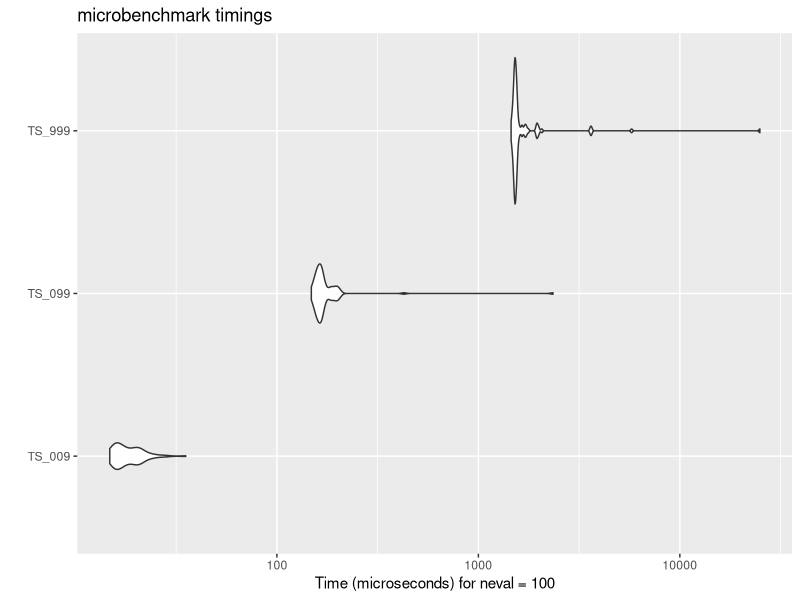
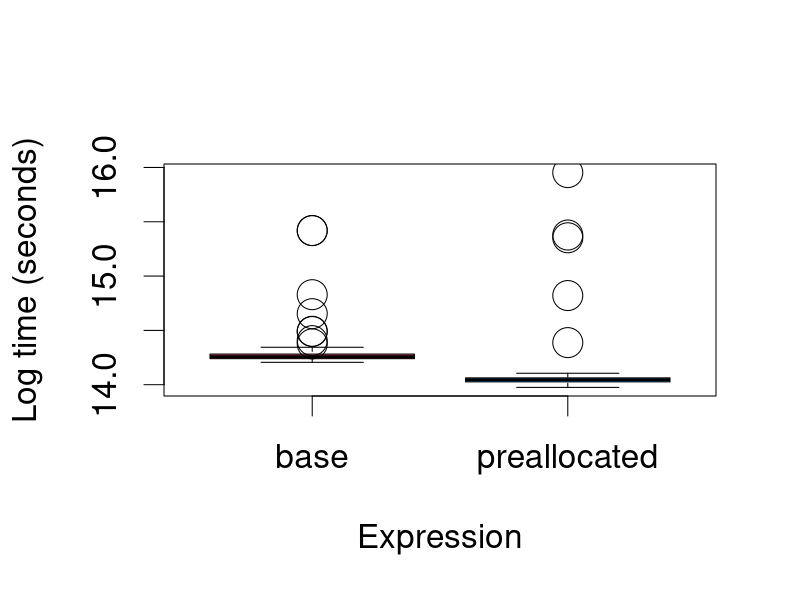

Reproduce these figures in R, in order.
rm(list = ls())
graphics.off()

set.seed(1) # for reproducibility

geom_growth_base <- function(N0 = 2,
                             T = 999,
                             lambda = 1.01,
                             sigma = 0.2) {

    Nvals <- vector("numeric") # initiate a place to put the values

    Nvals[1] <- N0
    for (t in 1:T) {
        Nvals[t + 1] <- Nvals[t] * (lambda * exp(rnorm(1, 0, sigma)))
    }

    return(Nvals)
}


# Alternate version with pre-allocated vector
geom_growth_preallocated <- function(N0 = 2,
                                     T = 999,
                                     lambda = 1.01,
                                     sigma = 0.2){

Nvals <- vector('numeric', length = T + 1) # here's the only change Nvals[1] <- N0
Nvals <- rep(NA, length = T + 1)

for (i in 1:T){
    Nvals[i+1] <- Nvals[i]*(lambda*exp(rnorm(1,0,sigma)))
  }
  return(Nvals)
}





# Benchmark the base version with microbenchmark
library(microbenchmark)
comp <- microbenchmark(
    TS_009 = {
        geom_growth_base(T = 9)
    },
    TS_099 = {
        geom_growth_base(T = 99)
    },
    TS_999 = {
        geom_growth_base(T = 999)
    }
)

#Plot the results
library(ggplot2)
autoplot(comp)


# Compare the base and pre-allocated versions
comp <- microbenchmark(
    base = {
        geom_growth_base(T = 999)
    },
    preallocated = {
        geom_growth_preallocated(T = 999)
    }
)

par(cex = 2)
boxplot(log(time) ~ expr, data = comp,
        ylab = "Log time (seconds)",
        xlab = "Expression", 
        col = c(2,4))